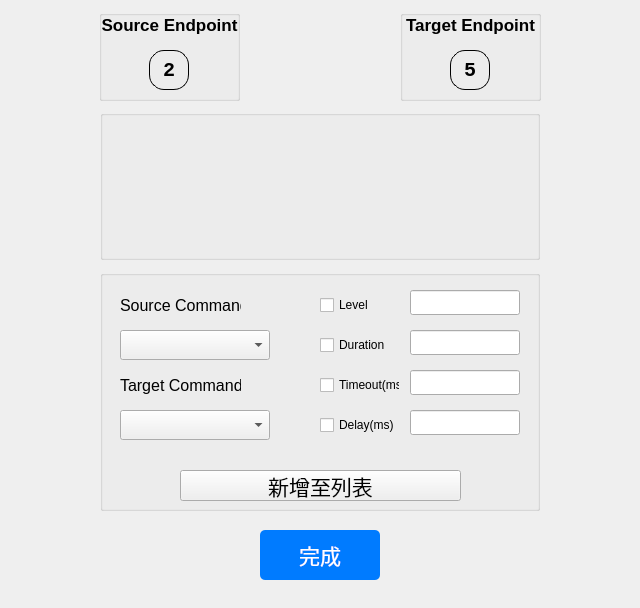
<?xml version="1.0" encoding="UTF-8"?>
<ui version="4.0">
 <class>PairWindow</class>
 <widget class="QMainWindow" name="PairWindow">
  <property name="geometry">
   <rect>
    <x>0</x>
    <y>0</y>
    <width>640</width>
    <height>608</height>
   </rect>
  </property>
  <property name="windowTitle">
   <string>MainWindow</string>
  </property>
  <widget class="QWidget" name="centralwidget">
   <widget class="QGroupBox" name="source_group">
    <property name="geometry">
     <rect>
      <x>99</x>
      <y>10</y>
      <width>141</width>
      <height>91</height>
     </rect>
    </property>
    <property name="title">
     <string/>
    </property>
    <widget class="QLabel" name="source_channel">
     <property name="geometry">
      <rect>
       <x>50</x>
       <y>40</y>
       <width>40</width>
       <height>40</height>
      </rect>
     </property>
     <property name="styleSheet">
      <string notr="true">border: 1px solid black;
border-radius: 15px;
padding: 5px 1px;
font-size: 20px;
font-weight: bold;
font-family: Consolas;</string>
     </property>
     <property name="text">
      <string>2</string>
     </property>
     <property name="alignment">
      <set>Qt::AlignCenter</set>
     </property>
    </widget>
    <widget class="QLabel" name="label_2">
     <property name="geometry">
      <rect>
       <x>0</x>
       <y>0</y>
       <width>141</width>
       <height>30</height>
      </rect>
     </property>
     <property name="font">
      <font>
       <pointsize>13</pointsize>
       <weight>75</weight>
       <bold>true</bold>
      </font>
     </property>
     <property name="text">
      <string>Source Endpoint</string>
     </property>
     <property name="alignment">
      <set>Qt::AlignCenter</set>
     </property>
    </widget>
   </widget>
   <widget class="QGroupBox" name="target_group">
    <property name="geometry">
     <rect>
      <x>400</x>
      <y>10</y>
      <width>141</width>
      <height>91</height>
     </rect>
    </property>
    <property name="title">
     <string/>
    </property>
    <widget class="QLabel" name="target_channel">
     <property name="geometry">
      <rect>
       <x>50</x>
       <y>40</y>
       <width>40</width>
       <height>40</height>
      </rect>
     </property>
     <property name="styleSheet">
      <string notr="true">border: 1px solid black;
border-radius: 15px;
padding: 5px 1px;
font-size: 20px;
font-weight: bold;
font-family: Consolas;</string>
     </property>
     <property name="text">
      <string>5</string>
     </property>
     <property name="alignment">
      <set>Qt::AlignCenter</set>
     </property>
    </widget>
    <widget class="QLabel" name="label_3">
     <property name="geometry">
      <rect>
       <x>0</x>
       <y>0</y>
       <width>141</width>
       <height>30</height>
      </rect>
     </property>
     <property name="font">
      <font>
       <pointsize>13</pointsize>
       <weight>75</weight>
       <bold>true</bold>
      </font>
     </property>
     <property name="text">
      <string>Target Endpoint</string>
     </property>
     <property name="alignment">
      <set>Qt::AlignCenter</set>
     </property>
    </widget>
   </widget>
   <widget class="QGroupBox" name="cmd_group">
    <property name="geometry">
     <rect>
      <x>100</x>
      <y>110</y>
      <width>440</width>
      <height>150</height>
     </rect>
    </property>
    <property name="title">
     <string/>
    </property>
   </widget>
   <widget class="QGroupBox" name="input_group">
    <property name="geometry">
     <rect>
      <x>100</x>
      <y>270</y>
      <width>440</width>
      <height>241</height>
     </rect>
    </property>
    <property name="title">
     <string/>
    </property>
    <widget class="QPushButton" name="add">
     <property name="geometry">
      <rect>
       <x>80</x>
       <y>200</y>
       <width>281</width>
       <height>31</height>
      </rect>
     </property>
     <property name="font">
      <font>
       <family>Microsoft YaHei</family>
       <pointsize>16</pointsize>
       <weight>50</weight>
       <italic>false</italic>
       <bold>false</bold>
      </font>
     </property>
     <property name="styleSheet">
      <string notr="true">QPushButton#output {
        background-color: #007bff;
        color: #ffffff;
        border-radius: 5px;
        border: none;
    }
    
    QPushButton#output:hover {
        background-color: #0056b3;
        color: #ffffff;
    }
    
    QPushButton#output:pressed {
        background-color: #007bff;
        color: #ffffff;
        border: 2px solid #0056b3;
    }
    
    QPushButton#output:focus {
        border: none;
        outline: none;
    }
    
    QPushButton#output:focus:hover {
        background-color: #0056b3;
    }</string>
     </property>
     <property name="text">
      <string>新增至列表</string>
     </property>
    </widget>
    <widget class="QLabel" name="label">
     <property name="geometry">
      <rect>
       <x>20</x>
       <y>20</y>
       <width>121</width>
       <height>30</height>
      </rect>
     </property>
     <property name="font">
      <font>
       <pointsize>12</pointsize>
      </font>
     </property>
     <property name="text">
      <string>Source Command</string>
     </property>
    </widget>
    <widget class="QComboBox" name="source_cmd_box">
     <property name="geometry">
      <rect>
       <x>20</x>
       <y>60</y>
       <width>150</width>
       <height>30</height>
      </rect>
     </property>
    </widget>
    <widget class="QLabel" name="label_4">
     <property name="geometry">
      <rect>
       <x>20</x>
       <y>100</y>
       <width>121</width>
       <height>30</height>
      </rect>
     </property>
     <property name="font">
      <font>
       <pointsize>12</pointsize>
      </font>
     </property>
     <property name="text">
      <string>Target Command</string>
     </property>
    </widget>
    <widget class="QComboBox" name="target_cmd_box">
     <property name="geometry">
      <rect>
       <x>20</x>
       <y>140</y>
       <width>150</width>
       <height>30</height>
      </rect>
     </property>
    </widget>
    <widget class="QCheckBox" name="level_check">
     <property name="geometry">
      <rect>
       <x>220</x>
       <y>20</y>
       <width>80</width>
       <height>30</height>
      </rect>
     </property>
     <property name="text">
      <string>Level</string>
     </property>
    </widget>
    <widget class="QCheckBox" name="dutarion_check">
     <property name="geometry">
      <rect>
       <x>220</x>
       <y>60</y>
       <width>80</width>
       <height>30</height>
      </rect>
     </property>
     <property name="text">
      <string>Duration</string>
     </property>
    </widget>
    <widget class="QCheckBox" name="timeout_check">
     <property name="geometry">
      <rect>
       <x>220</x>
       <y>100</y>
       <width>80</width>
       <height>30</height>
      </rect>
     </property>
     <property name="text">
      <string>Timeout(ms)</string>
     </property>
    </widget>
    <widget class="QCheckBox" name="delay_check">
     <property name="geometry">
      <rect>
       <x>220</x>
       <y>140</y>
       <width>80</width>
       <height>30</height>
      </rect>
     </property>
     <property name="text">
      <string>Delay(ms)</string>
     </property>
    </widget>
    <widget class="QLineEdit" name="level_edit">
     <property name="geometry">
      <rect>
       <x>310</x>
       <y>20</y>
       <width>110</width>
       <height>25</height>
      </rect>
     </property>
    </widget>
    <widget class="QLineEdit" name="duration_edit">
     <property name="geometry">
      <rect>
       <x>310</x>
       <y>60</y>
       <width>110</width>
       <height>25</height>
      </rect>
     </property>
    </widget>
    <widget class="QLineEdit" name="timeout_edit">
     <property name="geometry">
      <rect>
       <x>310</x>
       <y>100</y>
       <width>110</width>
       <height>25</height>
      </rect>
     </property>
    </widget>
    <widget class="QLineEdit" name="delay_edit">
     <property name="geometry">
      <rect>
       <x>310</x>
       <y>140</y>
       <width>110</width>
       <height>25</height>
      </rect>
     </property>
    </widget>
   </widget>
   <widget class="QPushButton" name="output">
    <property name="geometry">
     <rect>
      <x>260</x>
      <y>530</y>
      <width>120</width>
      <height>50</height>
     </rect>
    </property>
    <property name="font">
     <font>
      <family>Microsoft YaHei</family>
      <pointsize>16</pointsize>
      <weight>50</weight>
      <italic>false</italic>
      <bold>false</bold>
     </font>
    </property>
    <property name="styleSheet">
     <string notr="true">QPushButton#output {
        background-color: #007bff;
        color: #ffffff;
        border-radius: 5px;
        border: none;
    }
    
    QPushButton#output:hover {
        background-color: #0056b3;
        color: #ffffff;
    }
    
    QPushButton#output:pressed {
        background-color: #007bff;
        color: #ffffff;
        border: 2px solid #0056b3;
    }
    
    QPushButton#output:focus {
        border: none;
        outline: none;
    }
    
    QPushButton#output:focus:hover {
        background-color: #0056b3;
    }</string>
    </property>
    <property name="text">
     <string>完成</string>
    </property>
   </widget>
  </widget>
 </widget>
 <resources/>
 <connections/>
</ui>
